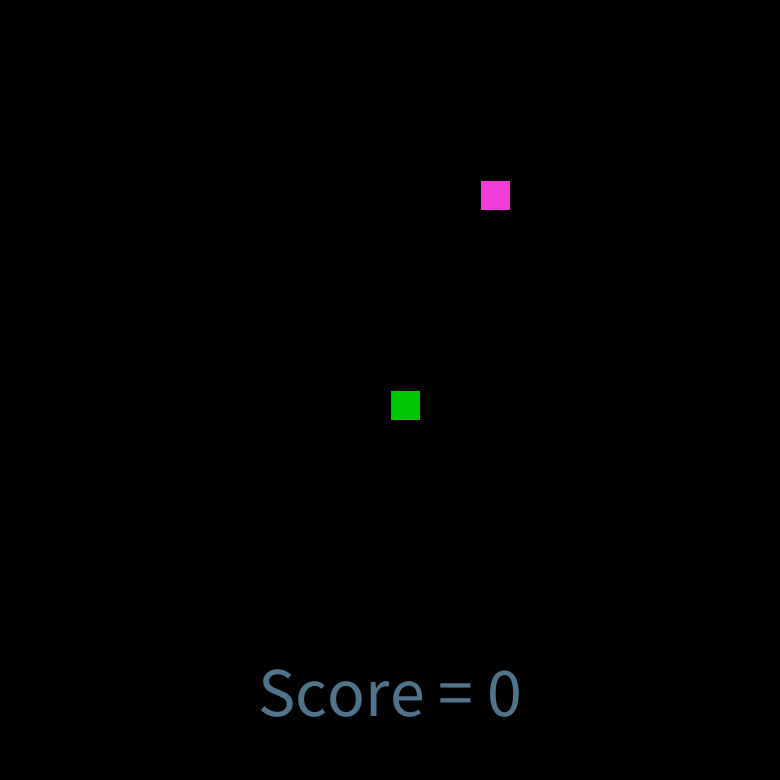
Frame 1 (no input)
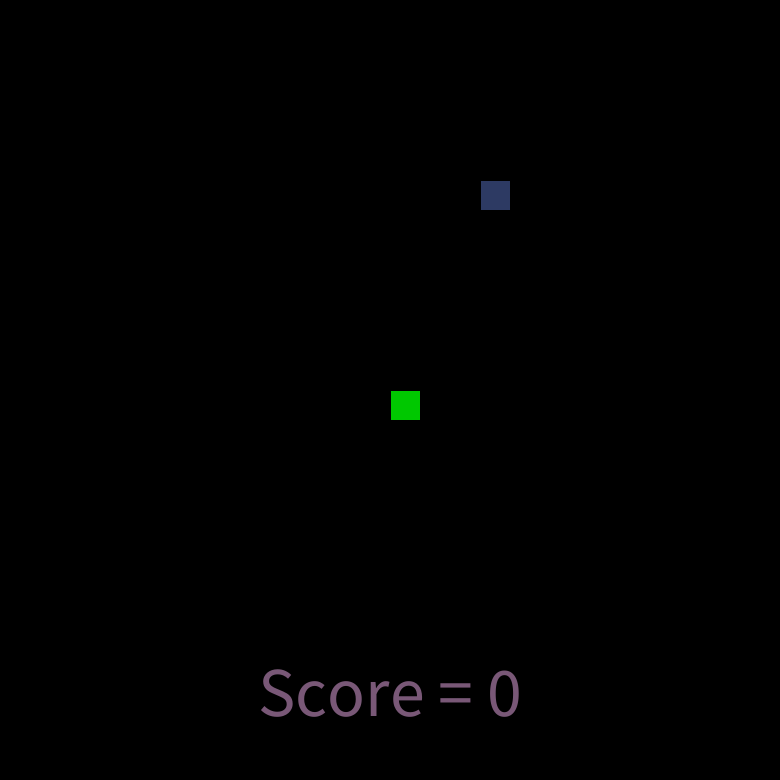
Frame 60 (the mouse pressed at the canvas centre just before this capture)
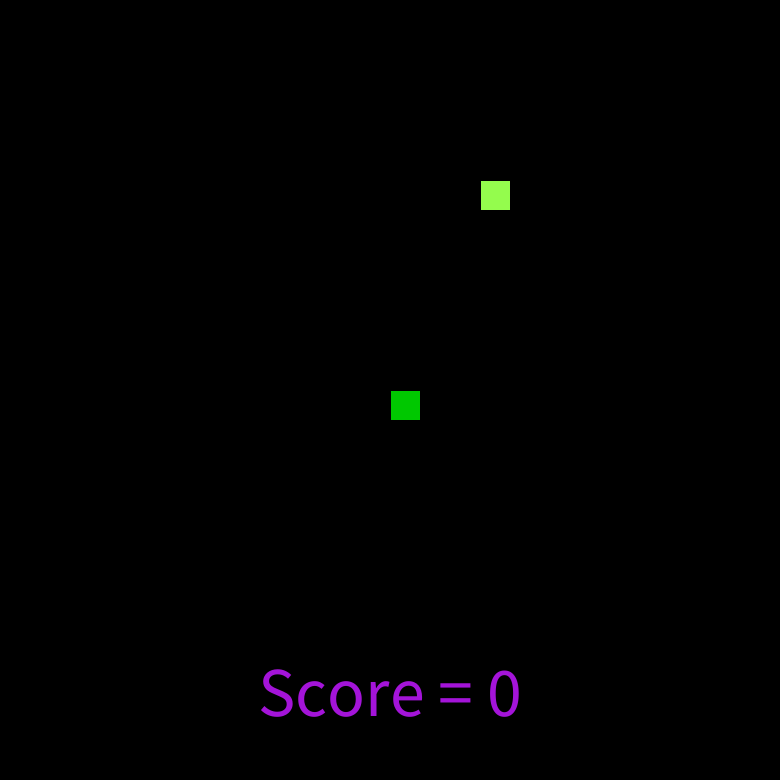
Frame 120 (the mouse held since frame 60 and released just before this capture)

The Processing sketch that drew these frames (run headless with seeded random() and noise(); from frame 60 on, the mouse is pressed at the canvas centre):

// Processing sketch: processing_149436
// ── processing_149436.pde

ArrayList<Segment> Segments = new ArrayList<Segment>();
ArrayList<Rat> rat = new ArrayList<Rat>();
int row = 30, col = 30;
Rat r1 = new Rat();
int score = 0;

void setup() {
  size(780, 780);
  frameRate(8);
  Segment head = new Segment(width/2, height/2);
  Segments.add(head);
  rat.add(r1);
}

void draw() {
  drawGrid();
  Segment head = Segments.get(0);
  head.move();
  for (Segment s : Segments) {
    s.render();
  }
  //move();
  eat();
  for (Rat r: rat) {
    r.drawRat();
  }
  checkGameOver();
    textAlign(CENTER, BOTTOM);
    fill(0);
    textSize(70);
    fill(random(255), random(255), random(255));
    text("Score = " + score, 390, 730 );
   
  if(score == 20) {
   noLoop(); 
   textAlign(CENTER);
    fill(0);
    textSize(100);
    fill(random(255), random(255), random(255));
    text("You win!!!!" , 390, 390 );
  }
  
 
}

void drawGrid() {
  background(0);

  for (int i = 0 ; i < row ; i++) {
    line(0, i * row, width, i * row);
  }

  for (int i = 0 ; i < col ; i++) {
    line(i * col, 0, i * col, height);
  }
}

void eat() {

  if ((Segments.get(0).loc.x == rat.get(0).loc.x) && Segments.get(0).loc.y == rat.get(0).loc.y) {
    rat.remove(0);
    rat.add(new Rat());
    score++;
    
    //int x = (int)Segments.get(Segments.size()-1).lastLoc.x;
    //int y = (int)Segments.get(Segments.size()-1).lastLoc.y;
    int x = (int)Segments.get(0).lastLoc.x;
    int y = (int)Segments.get(0).lastLoc.y;
    Segments.add(new Segment(x, y));
    
  }
}

void checkGameOver() {
  Segment head = Segments.get(0);
  int x = (int) head.loc.x;
  int y = (int) head.loc.y;
  if (x > width || x < 0 || y > height || y < 0 ) {
    noLoop();
    textAlign(CENTER);
    textSize(120);
    fill(random(255), random(255), random(255));
    text("Game Over!", width/2, height/2);
    textSize(70);
    text("You Lose! ", 400, 650);
  }
  for (int i = 1 ; i < Segments.size() -1 ; i++ ) {
    if((x == Segments.get(i).loc.x && y == Segments.get(i).loc.y) || (x == Segments.get(i).lastLoc.x && y == Segments.get(i).lastLoc.y )) {
    textSize(120);
    fill(random(255), random(255), random(255));
    text("Game Over", width/2, height/2);
    textSize(70);
    text("You Lose! ", 400, 650);
    noLoop();
    }
  }
}

class Segment {
  PVector loc, lastLoc;

  public Segment(int x, int y) {
    loc = new PVector(x, y);
    lastLoc = new PVector(loc.x,loc.y);
  }

  void move() {
    fill(0, 200, 0);
    lastLoc.x = loc.x;
    lastLoc.y = loc.y;
    rect(loc.x, loc.y, 30, 30);
    if (keyCode == UP) {
      loc.y -= 30;
    } 
    else if (keyCode == DOWN) {
      loc.y += 30;
    } 
    else if (keyCode == LEFT) {
      loc.x -= 30;
    } 
    else if ( keyCode == RIGHT) {
      loc.x += 30;
    }
  }
  void render() {
    fill(0, 200, 0);
    for(int i = 0 ; i < Segments.size() - 1; i++) {
      Segment s = Segments.get(i);
      s.show();
    } 
  }
  
  void show() {
    fill(0,200,0);
    rect(lastLoc.x, lastLoc.y, 30, 30);  
  }
}

class Rat {
  PVector loc;

  public Rat() {
    loc = new PVector((int)random(750 / 30) * 30, (int)random(750 / 30) * 30);
  }

  void drawRat() {
    fill(random(255), random(255), random(255));
    rect(loc.x, loc.y, 30, 30);
  }
}
